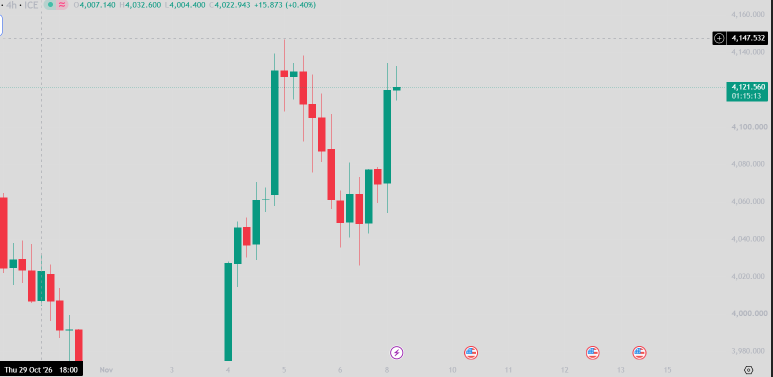
#> input picture maps/2026-11-09/original.png, 1545 x 754 px, found by its file name (shown at 1/2 size)
$ python map_2026-11-10.py
#> lines starting #> are read from the running program, lines starting #| are printed output that depends on the picture
### scripts/maplib.py
"""Small drawing helpers for marking up MT5 chart screenshots."""
from PIL import Image, ImageDraw, ImageFont

FONT = "/usr/share/fonts/truetype/dejavu/DejaVuSans.ttf"
FONT_B = "/usr/share/fonts/truetype/dejavu/DejaVuSans-Bold.ttf"

RED = (239, 83, 80)
GREEN = (38, 166, 154)
LIME = (102, 220, 120)
YELLOW = (255, 202, 40)
PURPLE = (171, 120, 255)
GREY = (160, 160, 170)
ORANGE = (255, 152, 0)
WHITE = (235, 235, 240)


class Chart:
    """A screenshot plus its price-axis calibration.

    Calibrate with two price labels from the screenshot's scale:
    (price_a, y_a) and (price_b, y_b).  `scale` multiplies line widths,
    font sizes and padding so the same layout reads well on bigger images.
    """

    def __init__(self, src, price_a, y_a, price_b, y_b, right, scale=1.0, light=False):
#> called with price_a = 4150, y_a = 189, price_b = 4100, y_b = 396, right = 1825, scale = 1.1, light = True
        self.base = Image.open(src).convert("RGBA")
#> self.base is the input picture: PIL image 1545x754 RGBA; mean R, G, B, A 213.6, 213.9, 213.7, 255
        self.overlay = Image.new("RGBA", self.base.size, (0, 0, 0, 0))
#> self.overlay: PIL image 1545x754 RGBA; every value is 0
        self.d = ImageDraw.Draw(self.overlay)
        self.pa, self.ya = price_a, y_a
        self.per_px = (price_a - price_b) / (y_b - y_a)
        self.right = right
        self.k = scale
        # label badge fill: dark on dark charts, near-white on light charts
        self.badge = (250, 250, 252, 235) if light else (12, 12, 16, 215)
        self.f_s = ImageFont.truetype(FONT, round(12 * scale))
        self.f_m = ImageFont.truetype(FONT_B, round(13 * scale))
        self.f_l = ImageFont.truetype(FONT_B, round(15 * scale))

    def y(self, price):
        return self.ya + (self.pa - price) / self.per_px

    def zone(self, lo, hi, x0, color, alpha=55):
        box = [x0, self.y(hi), self.right, self.y(lo)]
        self.d.rectangle(box, fill=color + (alpha,))
        self.d.rectangle(box, outline=color + (200,), width=max(1, round(self.k)))

    def box(self, x0, x1, lo, hi, color, alpha=18):
        self.d.rectangle([x0, self.y(hi), x1, self.y(lo)], fill=color + (alpha,),
                         outline=color + (170,), width=max(1, round(self.k)))

    def hline(self, price, x0, color, dash=8, gap=6, width=1):
#> called with price = 4026, x0 = 520, color = (215, 40, 55), dash = 8, gap = 6, width = 1
        yy, x = self.y(price), x0
        dash, gap, width = dash * self.k, gap * self.k, max(1, round(width * self.k))
        while x < self.right:
            self.d.line([x, yy, min(x + dash, self.right), yy], fill=color + (230,), width=width)
            x += dash + gap
#> after the loop, x = 1829

    def label(self, x, yy, text, color, font=None, anchor="lm"):
#> called with x = 1818.4, yy = 85.5, text = 'Target breakout  4170 – 4180', color = (215, 40, 55), anchor = 'rm'
        font = font or self.f_s
        pad = 3 * self.k
        b = self.d.textbbox((x, yy), text, font=font, anchor=anchor)
#> b = (1626.4, 79.5, 1818.4, 93.5)
        self.d.rectangle([b[0] - pad, b[1] - pad, b[2] + pad, b[3] + pad],
                         fill=self.badge, outline=color + (220,))
        self.d.text((x, yy), text, font=font, fill=color + (255,), anchor=anchor)

    def rlabel(self, price, text, color, font=None):
        """Label right-aligned against the plot edge at a given price."""
        self.label(self.right - 6 * self.k, self.y(price), text, color, font, anchor="rm")

    def path(self, points, color, width=2, dash=7, gap=5, head=True):
        """Dashed projection path; points are (x, price). Arrow head at the end."""
#> called with color = (0, 140, 90), width = 2.2, dash = 7, gap = 5, head = True
        pts = [(x, self.y(p)) for x, p in points]
        width, dash, gap = max(1, round(width * self.k)), dash * self.k, gap * self.k
        for (x1, y1), (x2, y2) in zip(pts, pts[1:]):
            length = ((x2 - x1) ** 2 + (y2 - y1) ** 2) ** 0.5
            n = max(int(length // (dash + gap)), 1)
            for i in range(n):
                t0 = i * (dash + gap) / length
                t1 = min((i * (dash + gap) + dash) / length, 1)
                self.d.line([x1 + (x2 - x1) * t0, y1 + (y2 - y1) * t0,
                             x1 + (x2 - x1) * t1, y1 + (y2 - y1) * t1],
                            fill=color + (240,), width=width)
        if head:
            (xa, ya), (xb, yb) = pts[-2], pts[-1]
            s = 8 * self.k * (1 if yb < ya else -1)
            self.d.polygon([(xb, yb), (xb - 8 * self.k, yb + s), (xb + 8 * self.k, yb + s)],
                           fill=color + (255,))

    def header(self, x, y, lines):
        """lines: [(text, color, font)] drawn in a dark panel."""
#> called with x = 22, y = 140
        step = 22 * self.k
        widths = [self.d.textbbox((0, 0), t, font=f)[2] for t, _, f in lines]
#> widths = [235, 215, 148, 151, 183]
        self.d.rectangle([x - 8 * self.k, y - 8 * self.k,
                          x + max(widths) + 10 * self.k, y + step * len(lines)],
                         fill=(12, 12, 16, 225), outline=(90, 90, 110, 255))
        for i, (t, c, f) in enumerate(lines):
            self.d.text((x, y + i * step), t, font=f, fill=c + (255,))

    def save(self, out):
        Image.alpha_composite(self.base, self.overlay).convert("RGB").save(out, optimize=True)
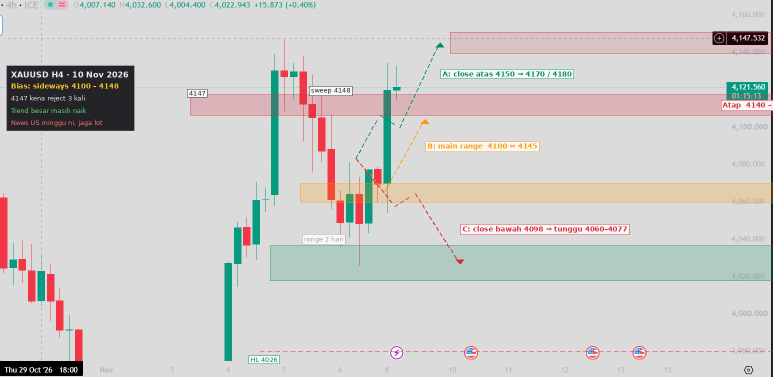
#> saved as mapping.png: PIL image 1545x754 RGB (shown at 1/2 size); mean R, G, B 206.5, 205, 203
        print(f"saved {out}")

### scripts/map_2026-11-10.py
"""XAUUSD H4 mapping, 10 Nov 2026 (TradingView, ICE feed, price 4118.70). Labels in Malay."""
from pathlib import Path

from maplib import Chart, GREY, ORANGE

DIR = Path(__file__).resolve().parent.parent / "maps" / "2026-11-10"

G_DEEP = (0, 140, 90)
R_DEEP = (215, 40, 55)
DARK = (30, 30, 35)

# 4150 label at y=189, 4100 at y=396; plot area ends at x=1825.
c = Chart(DIR / "original.png", 4150, 189, 4100, 396, right=1825, scale=1.1, light=True)
y = c.y

# ---- Zones -----------------------------------------------------------------
c.zone(4170, 4180, 900, R_DEEP, 35)    # target after breakout
c.zone(4140, 4150, 380, R_DEEP, 55)    # triple top 4147–4148
c.zone(4098, 4107, 600, ORANGE, 55)    # 2-day range low
c.zone(4060, 4077, 540, G_DEEP, 50)    # BOS + impulse base
c.hline(4026, 520, R_DEEP)

c.rlabel(4175, "Target breakout  4170 – 4180", R_DEEP)
c.rlabel(4145, "Atap  4140 – 4150  ·  triple top, kena reject lagi", R_DEEP, c.f_m)
c.rlabel(4102.5, "Lantai range  4098 – 4107", ORANGE, c.f_m)
c.rlabel(4068.5, "Zon BUY  4060 – 4077", G_DEEP, c.f_m)
c.rlabel(4026, "4026  ·  bawah ni bull cancel", R_DEEP)

# ---- Marks -----------------------------------------------------------------
c.label(661, y(4148.3) - 16, "sweep 4148", DARK, c.f_s, anchor="mm")
c.label(395, y(4146.9) - 16, "4147", DARK, c.f_s, anchor="mm")
c.label(528, y(4025.8) + 16, "HL 4026", G_DEEP, c.f_s, anchor="mm")
c.label(648, y(4084) + 16, "range 2 hari", GREY, c.f_s, anchor="mm")

# ---- Scenarios -------------------------------------------------------------
# A: pecah atas 4150 → 4170–4180
c.path([(712, 4119), (760, 4140), (800, 4134), (880, 4175)], G_DEEP, width=2.2)
c.label(885, y(4160), "A: close atas 4150 → 4170 / 4180", G_DEEP, c.f_m, anchor="lm")

# B: main range — turun lantai, lantun balik
c.path([(712, 4119), (770, 4103), (850, 4138)], ORANGE, width=2.2)
c.label(855, y(4125), "B: main range  4100 ↔ 4145", ORANGE, c.f_m, anchor="lm")

# C: pecah bawah 4098 → zon buy
c.path([(712, 4119), (790, 4096), (830, 4102), (920, 4068)], R_DEEP, width=2.2)
c.label(925, y(4085), "C: close bawah 4098 → tunggu 4060–4077", R_DEEP, c.f_m, anchor="lm")

# ---- Header ----------------------------------------------------------------
c.header(22, 140, [
    ("XAUUSD H4 · 10 Nov 2026", (235, 235, 240), c.f_l),
    ("Bias: sideways 4100 – 4148", (255, 202, 40), c.f_m),
    ("4147 kena reject 3 kali", (235, 235, 240), c.f_s),
    ("Trend besar masih naik", (102, 220, 120), c.f_s),
    ("News US minggu ni, jaga lot", (255, 120, 110), c.f_s),
])

c.save(DIR / "mapping.png")
